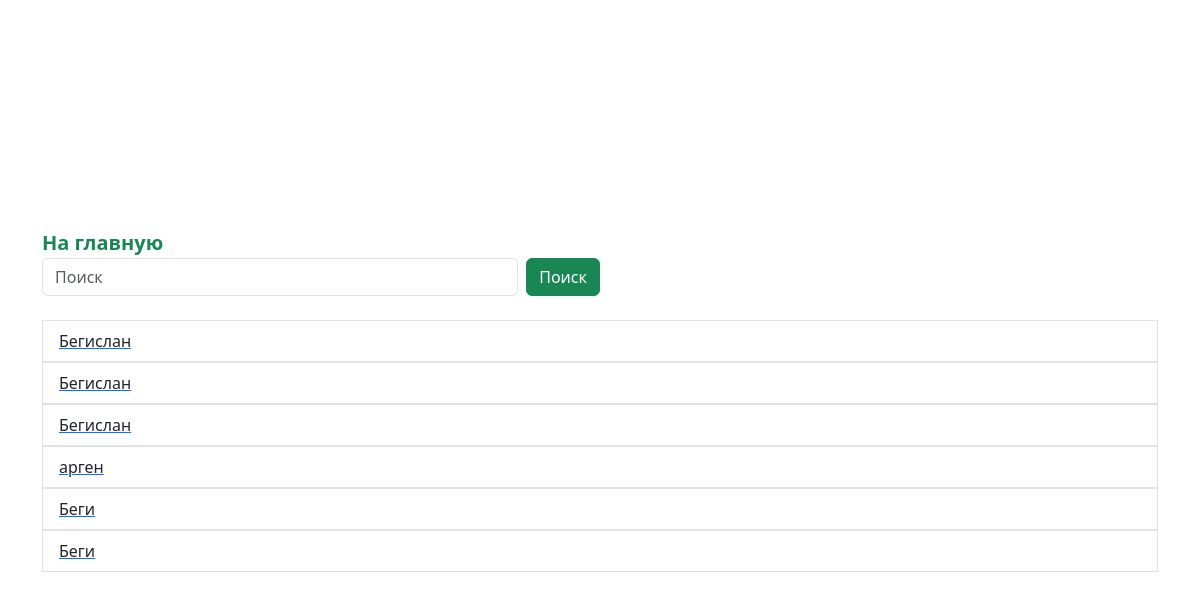
The page /list-portfolios on the database as committed earlier.
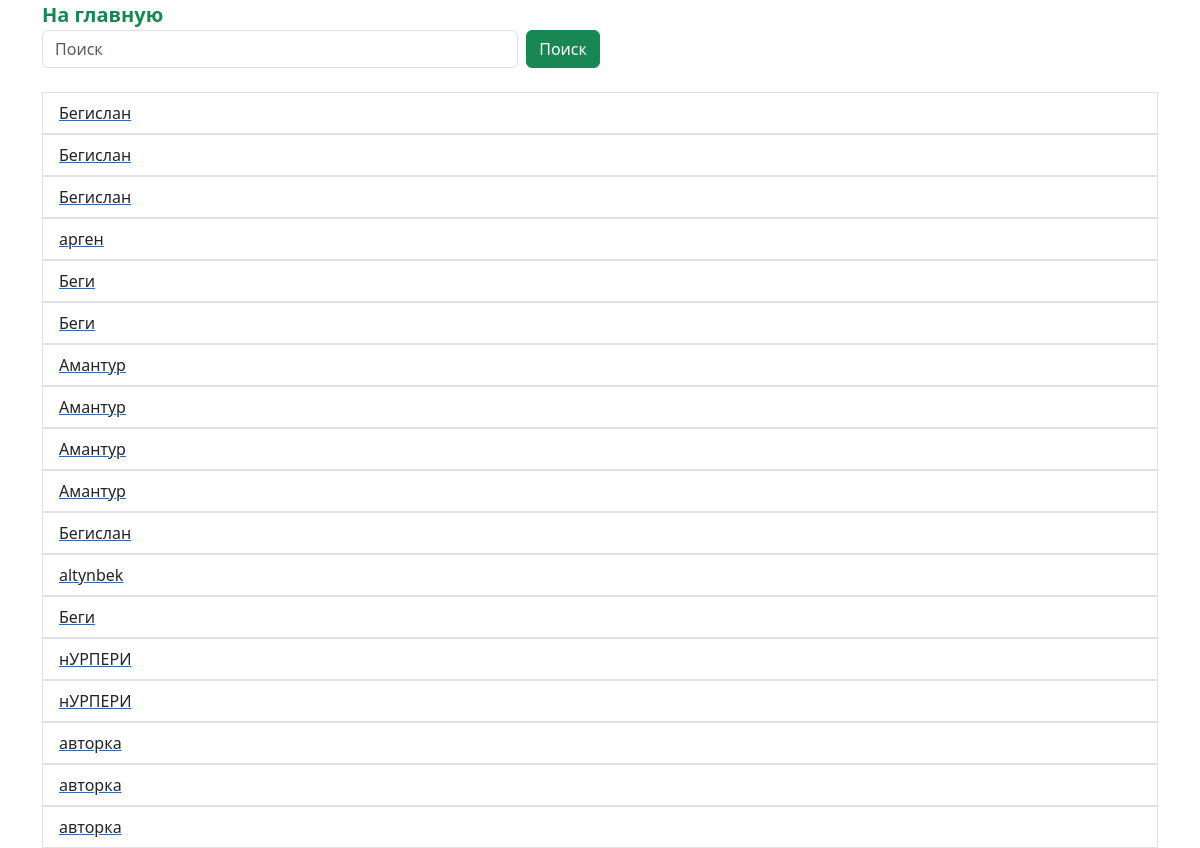
The same page on the database as committed later.
### core/models.py (models this page shows, shortened)
class Portfolio(models.Model):
    user = models.ForeignKey(CustomUser, on_delete=models.CASCADE, verbose_name='Пользователь')
    background = models.ImageField(upload_to='backgrounds/', verbose_name='Фон страницы', blank=True,
                                   null=True)
    menu = models.CharField(max_length=100, verbose_name='меню')
    content = RichTextField()
    active = models.BooleanField(default=False, verbose_name='актив')
    create_date = models.DateField(auto_now_add=True)
    update_date = models.DateField(auto_now=True, blank=True)

class CustomUser(AbstractUser):
    photo = models.ImageField(upload_to='user_photos/', verbose_name='Фото пользователя', blank=True, null=True)
    email = models.EmailField()
    phone = PhoneNumberField(verbose_name='Телефонный номер', blank=True, null=True, help_text="Введите номер телефона в формате: +123456789")

### core/views.py (the view)
# urls.py: path('list-portfolios', list_portfolios, name='list_portfolios')
def list_portfolios(request):
    port = Portfolio.objects.all()
    return render(request, 'core/list_portfolios.html', {'port': port})

### core/templates/core/list_portfolios.html (shortened to what this page needs)
<!DOCTYPE html>
<html lang="ru">
<head>
    <link href="https://cdn.jsdelivr.net/npm/bootstrap@5.3.3/dist/css/bootstrap.min.css" rel="stylesheet"
>
</head>
<body>
<div class="container">
    <div class="control w-50 mb-4">
        <a class="lead text-decoration-none fw-bolder text-success mb-4" href="{% url 'core' %}">На главную</a>
        <form class="d-flex mt-3 mt-lg-0" role="search">
            <input class="form-control me-2" type="search" placeholder="Поиск" aria-label="Search">
            <button class="btn btn-success" type="submit">Поиск</button>
        </form>
    </div>
    <ul class="list-group list-group-flush">
        {% for i in port %}
            <a href="user/{{ i.user.username }}">
                <li class="list-group-item">{{ i.user.first_name }}</li>
            </a>
        {% endfor %}
    </ul>
</div>
</body>
</html>

Rows that differ between the two databases and show on the page:
added Portfolio: user.first_name "Амантур"
added Portfolio: user.first_name "Амантур"
added Portfolio: user.first_name "Амантур"
added Portfolio: user.first_name "Амантур"
added Portfolio: user.first_name "Бегислан"
added Portfolio: user.first_name "altynbek"
added Portfolio: user.first_name "Беги"
added Portfolio: user.first_name "нУРПЕРИ"
added Portfolio: user.first_name "нУРПЕРИ"
added Portfolio: user.first_name "авторка"
added Portfolio: user.first_name "авторка"
added Portfolio: user.first_name "авторка"
